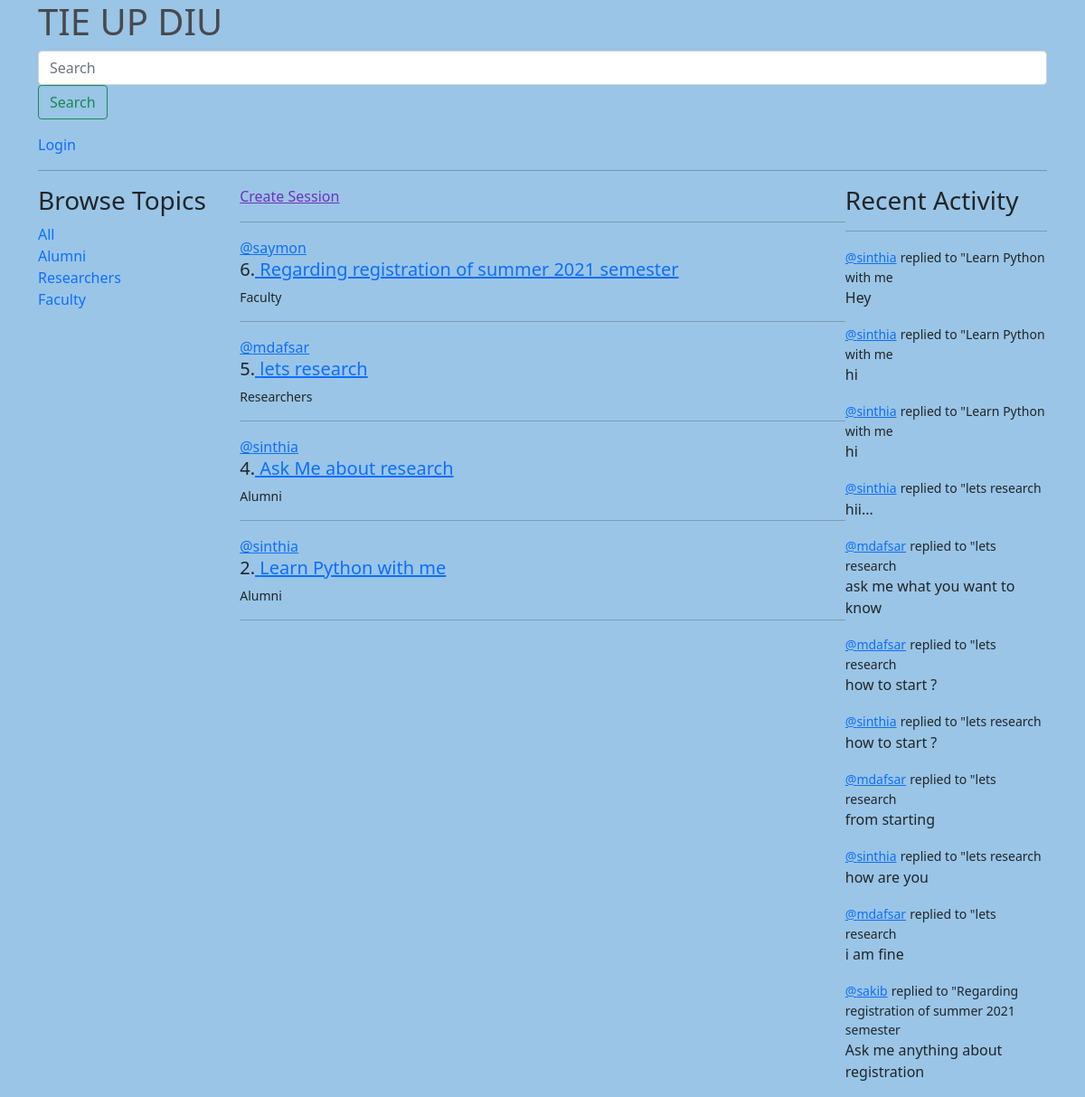
The page / on the database its author committed.
### base/models.py (models this page shows, shortened)
class Topic(models.Model):
    name = models.CharField(max_length=200)

class Room(models.Model):
    host = models.ForeignKey(User, on_delete=models.SET_NULL, null=True)
    topic =models.ForeignKey(Topic, on_delete=models.SET_NULL, null=True)
    name = models.CharField(max_length=200)
    decription = models.TextField(null=True, blank=True)
    participants= models.ManyToManyField(User,related_name='participants',blank=True)
    updated = models.DateTimeField(auto_now=True)
    Created = models.DateTimeField(auto_now_add=True)
    class Meta:
     ordering = ['-updated', '-Created']
    def __str__(self):
        return self.name

class Message(models.Model):
    user = models.ForeignKey(User, on_delete=models.CASCADE)
    room = models.ForeignKey(Room, on_delete=models.CASCADE)
    body = models.TextField()
    updated = models.DateTimeField(auto_now=True)
    Created = models.DateTimeField(auto_now_add=True)
    def __str__(self):
        return self.body[0:50]

### base/views.py (the view)
# urls.py: path('', views.home, name="home"),
def home(request):
    q = request.GET.get('q') if request.GET.get('q') != None else ''
    rooms = Room.objects.filter(topic__name__icontains=q)
    topics = Topic.objects.all()[0:5]
    room_messages = Message.objects.filter(Q(room__topic__name__icontains=q))
    context = {'rooms': rooms, 'topics': topics , 'room_messages':room_messages}
    return render(request, 'base/home.html', context)

### base/templates/base/home.html (shortened to what this page needs)
{% extends 'main.html' %}
{% block content %}
<div class="home-container">
           <div>
     {% include 'base/topics_component.html' %}
          </div>
      <div>
              <a  style ="color: rgb(110, 50, 193);" href="{% url 'create-room' %}" style = " text-decoration:none">Create Session</a>
              <hr>
             {% include 'base/feed_component.html' %}
      </div>
      <div >
         {% include 'base/activity_component.html' %}
      </div>
</div>
{% endblock content %}

### base/templates/base/topics_component.html
<h3>Browse Topics</h3>
              <div>
                   <a href="{% url 'home' %}"   style =" text-decoration: none;">All</a>
               </div>
               {% for topic in topics %}
               <div>
                 <a href="{% url 'home' %}?q={{topic.name}}"    style =" text-decoration: none;"  >{{topic.name}}</a>
               </div>
               {% endfor %}

### base/templates/base/feed_component.html (shortened to what this page needs)
<div>
              {% for room in rooms %}
                <div>
                     <a href="{% url 'user-profile' room.host.id %}">@{{room.host.username}}</a>
                        <h5>{{room.id}}.<a href="{% url 'room' room.id %}"> {{room.name}}</a></h5>
                        <small>{{room.topic.name}}</small>
                         <hr>
                </div>
        {% endfor %}
           </div>

### base/templates/base/activity_component.html
 <h3>Recent Activity</h3>
          <hr>
          {% for message in room_messages %}
          <div>
              <small><a href="{%url 'user-profile' message.user.id %}">@{{message.user}}</a></small>
              <small>replied to "{{message.room}}</small>
              <p>{{message}}</p>
          </div>
          {% endfor %}

### static/styles/main.css (style rules this page uses)
body { background-color: hsla(197, 54%, 69%, 0.88); }

### base/templates/base/home.html (style rules this page uses)
.home-container { display: grid; grid-template-columns : 1fr 3fr 1fr; }

### rows shown on the page
Topic: name "Alumni"
Topic: name "Researchers"
Topic: name "Faculty"
Room: host.username "saymon", id "6", name "Regarding registration of summer 2021 semester", topic.name "Faculty"
Room: host.username "mdafsar", id "5", name "lets research", topic.name "Researchers"
Room: host.username "sinthia", id "4", name "Ask Me about research", topic.name "Alumni"
Room: host.username "sinthia", id "2", name "Learn Python with me", topic.name "Alumni"
Message: user "sinthia", room "Learn Python with me", body "Hey"
Message: user "sinthia", room "Learn Python with me", body "hi"
Message: user "sinthia", room "Learn Python with me", body "hi"
Message: user "sinthia", room "lets research", body "hii..."
Message: user "mdafsar", room "lets research", body "ask me what you want to know"
Message: user "mdafsar", room "lets research", body "how to start ?"
Message: user "sinthia", room "lets research", body "how to start ?"
Message: user "mdafsar", room "lets research", body "from starting"
Message: user "sinthia", room "lets research", body "how are you"
Message: user "mdafsar", room "lets research", body "i am fine"
Message: user "sakib", room "Regarding registration of summer 2021 semester", body "Ask me anything about registration"
